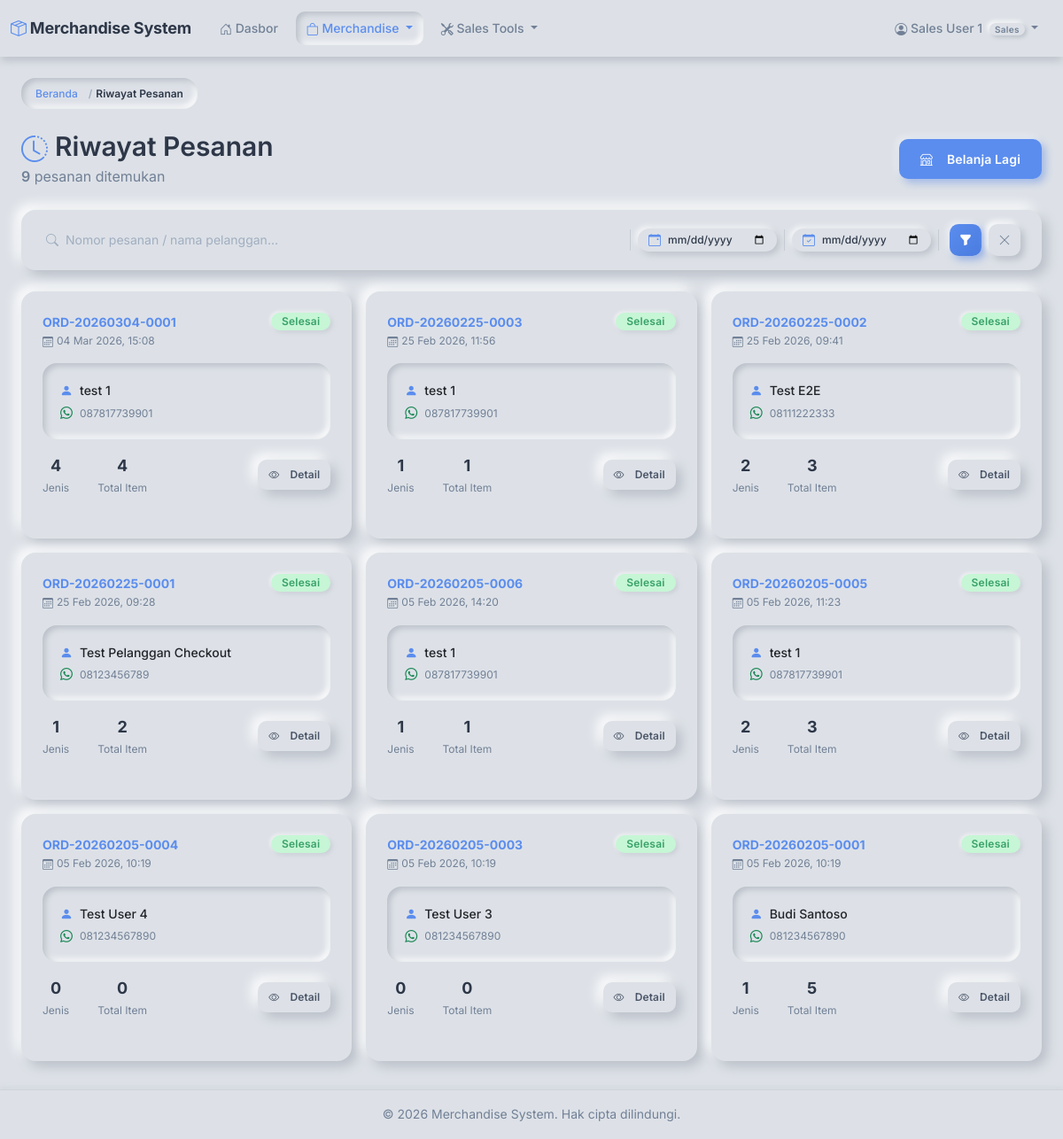
/orders/riwayat/ (signed in), run on the app's committed database.
### accounts/models.py (models this page shows, shortened)
class User(AbstractUser):
    class Role(models.TextChoices):
        ADMIN = 'ADMIN', 'Admin (Markom)'
        SALES = 'SALES', 'Sales'
    role = models.CharField(
        max_length=10,
        choices=Role.choices,
        default=Role.SALES,
        help_text='User role: ADMIN for Markom, SALES for sales team'
    )
    full_name = models.CharField(
        max_length=255,
        help_text='Full name of the user'
    )
    phone = models.CharField(
        max_length=20,
        blank=True,
        help_text='Phone number'
    )
    force_password_change = models.BooleanField(
        default=False,
        help_text='User must change password on next login'
    )
    class Meta:
        db_table = 'users'
        verbose_name = 'User'
        verbose_name_plural = 'Users'
        ordering = ['-date_joined']
    @property
    def is_admin(self):
        return self.role == self.Role.ADMIN
    @property
    def is_sales(self):
        return self.role == self.Role.SALES

### orders/models.py (models this page shows, shortened)
class Order(models.Model):
    order_number = models.CharField(
        max_length=50,
        unique=True,
        help_text='Auto-generated order number (ORD-YYYYMMDD-XXXX)'
    )
    customer_name = models.CharField(
        max_length=200,
        help_text='Customer full name'
    )
    customer_phone = models.CharField(
        max_length=20,
        help_text='Customer WhatsApp number'
    )
    sales_user = models.ForeignKey(
        settings.AUTH_USER_MODEL,
        on_delete=models.PROTECT,
        related_name='orders',
        help_text='Sales user who created this order'
    )
    notes = models.TextField(
        blank=True,
        help_text='Additional notes or comments'
    )
    created_at = models.DateTimeField(
        auto_now_add=True,
        help_text='Order creation timestamp'
    )
    class Meta:
        db_table = 'orders'
        verbose_name = 'Order'
        verbose_name_plural = 'Orders'
        ordering = ['-created_at']

### orders/cart_views.py (the view)
# urls.py: path('riwayat/', cart_views.my_orders, name='my_orders'),
@sales_required
def my_orders(request):
    from django.db.models import Count, Sum, Q
    from orders.models import Order
    search = request.GET.get('search', '')
    date_from = request.GET.get('date_from', '')
    date_to = request.GET.get('date_to', '')
    orders = (
        Order.objects
        .filter(sales_user=request.user)
        .select_related('sales_user')
        .annotate(
            item_count=Count('items'),
            total_quantity=Sum('items__quantity'),
        )
        .order_by('-created_at')
    )
    if search:
        orders = orders.filter(
            Q(order_number__icontains=search) |
            Q(customer_name__icontains=search) |
            Q(customer_phone__icontains=search)
        )
    if date_from:
        orders = orders.filter(created_at__date__gte=date_from)
    if date_to:
        orders = orders.filter(created_at__date__lte=date_to)
    context = {
        'orders': orders,
        'search': search,
        'date_from': date_from,
        'date_to': date_to,
        'total_count': orders.count(),
    }
    return render(request, 'orders/my_orders.html', context)

### orders/cart.py (called while the page is built)
    def get_total_quantity(self):
        return sum(item.get('quantity', 0) for item in self.cart.values())

    def get_total_unique(self):
        return len(self.cart)

### orders/context_processors.py (called while the page is built)
def cart_context(request):
    if request.user.is_authenticated and hasattr(request.user, 'is_sales') and request.user.is_sales:
        cart = Cart(request)
        return {
            'navbar_cart_total': cart.get_total_quantity(),
            'navbar_cart_unique': cart.get_total_unique(),
        }
    return {
        'navbar_cart_total': 0,
        'navbar_cart_unique': 0,
    }

### templates/orders/my_orders.html (shortened to what this page needs)
{% extends 'base.html' %}
{% block content %}
<div class="container-fluid">
    <nav aria-label="breadcrumb" class="mb-3">
        <ol class="breadcrumb breadcrumb-neu">
            <li class="breadcrumb-item"><a href="{% url 'dashboard:home' %}">Beranda</a></li>
            <li class="breadcrumb-item active">Riwayat Pesanan</li>
        </ol>
    </nav>
    <div class="row mb-4 align-items-center">
        <div class="col">
            <h2 class="mb-1">
                <i class="bi bi-clock-history me-2" style="color: var(--color-accent);"></i>Riwayat Pesanan
            </h2>
            <p class="text-muted mb-0">
                <span class="fw-semibold">{{ total_count }}</span> pesanan ditemukan
            </p>
        </div>
        <div class="col-12 col-md-auto mt-3 mt-md-0">
            <a href="{% url 'orders:shop' %}" class="btn btn-primary w-100 w-md-auto">
                <i class="bi bi-shop me-2"></i>Belanja Lagi
            </a>
        </div>
    </div>
    <div class="compact-filter-bar mb-4">
        <form method="get" class="compact-filter-form">
            <div class="compact-filter-field compact-filter-search">
                <i class="bi bi-search compact-filter-icon"></i>
                <input type="text" name="search" class="compact-filter-input"
                       value="{{ search }}"
                       placeholder="Nomor pesanan / nama pelanggan..."
                       maxlength="100">
            </div>
            <div class="compact-filter-date-wrap">
                <label class="compact-filter-date-pill">
                    <i class="bi bi-calendar-event compact-filter-icon"></i>
                    <input type="date" name="date_from" class="compact-filter-date"
                           title="Dari Tanggal" value="{{ date_from }}">
                </label>
            </div>
            <div class="compact-filter-date-wrap">
                <label class="compact-filter-date-pill">
                    <i class="bi bi-calendar-check compact-filter-icon"></i>
                    <input type="date" name="date_to" class="compact-filter-date"
                           title="Sampai Tanggal" value="{{ date_to }}">
                </label>
            </div>
            <div class="compact-filter-actions">
                <button type="submit" class="compact-filter-btn compact-filter-btn-primary" title="Terapkan Filter">
                    <i class="bi bi-funnel-fill"></i>
                </button>
                <a href="{% url 'orders:my_orders' %}" class="compact-filter-btn compact-filter-btn-reset" title="Reset Filter">
                    <i class="bi bi-x-lg"></i>
                </a>
            </div>
        </form>
    </div>
    {% if orders %}
    <div class="row g-3">
        {% for order in orders %}
        <div class="col-12 col-sm-6 col-lg-4">
            <div class="card h-100 order-card"
                 onclick="window.location='{% url 'orders:order_detail' order.pk %}'">
                <div class="card-body p-4">
                    <div class="d-flex justify-content-between align-items-start mb-3">
                        <div>
                            <div class="fw-bold text-accent" style="font-size: var(--text-sm);">
                                {{ order.order_number }}
                            </div>
                            <div class="text-muted" style="font-size: var(--text-xs);">
                                <i class="bi bi-calendar3 me-1"></i>{{ order.created_at|date:"d M Y, H:i" }}
                            </div>
                        </div>
                        <span class="badge bg-success">Selesai</span>
                    </div>
                    <div class="neu-inset-box mb-3">
                        <div class="d-flex align-items-center gap-2 mb-1">
                            <i class="bi bi-person-fill text-accent" style="font-size: var(--text-sm);"></i>
                            <span class="fw-medium text-overflow-ellipsis d-block" style="font-size: var(--text-sm); max-width: 200px;" title="{{ order.customer_name }}">{{ order.customer_name|truncatechars:25 }}</span>
                        </div>
                        <div class="d-flex align-items-center gap-2">
                            <i class="bi bi-whatsapp text-success" style="font-size: var(--text-sm);"></i>
                            <span class="text-muted text-overflow-ellipsis d-block" style="font-size: var(--text-xs); max-width: 180px;" title="{{ order.customer_phone }}">{{ order.customer_phone|truncatechars:22 }}</span>
                        </div>
                    </div>
                    <div class="d-flex align-items-center gap-3">
                        <div class="text-center">
                            <div class="fw-bold" style="color: var(--color-text-dark); font-size: var(--text-lg);">
                                {{ order.item_count|default:"0" }}
                            </div>
                            <div class="text-muted" style="font-size: var(--text-xs);">Jenis</div>
                        </div>
                        <div class="text-center">
                            <div class="fw-bold" style="color: var(--color-text-dark); font-size: var(--text-lg);">
                                {{ order.total_quantity|default:"0" }}
                            </div>
                            <div class="text-muted" style="font-size: var(--text-xs);">Total Item</div>
                        </div>
                        <div class="ms-auto">
                            <a href="{% url 'orders:order_detail' order.pk %}"
                               class="btn btn-secondary btn-sm"
                               onclick="event.stopPropagation();"
                               title="Lihat Detail">
                                <i class="bi bi-eye me-1"></i>Detail
                            </a>
                        </div>
                    </div>
                </div>
            </div>
        </div>
        {% endfor %}
    </div>
    {% endif %}
</div>
{% endblock %}

### templates/base.html (shortened to what this page needs)
<!DOCTYPE html>
<html lang="id">
<head>
    <link href="https://cdn.jsdelivr.net/npm/bootstrap@5.3.0/dist/css/bootstrap.min.css" rel="stylesheet">
    <link rel="stylesheet" href="https://cdn.jsdelivr.net/npm/bootstrap-icons@1.11.0/font/bootstrap-icons.css">
    {% load static %}
    <link rel="stylesheet" href="{% static 'css/custom.css' %}">
</head>
<body>
    {% if user.is_authenticated %}
    <nav class="navbar navbar-expand-lg">
        <div class="container-fluid">
            <a class="navbar-brand" href="{% url 'dashboard:home' %}">
                <i class="bi bi-box-seam me-1" style="color: var(--color-accent);"></i>Merchandise System
            </a>
            <div class="collapse navbar-collapse" id="navbarNav">
                <ul class="navbar-nav me-auto">
                    <li class="nav-item">
                        <a class="nav-link {% if request.resolver_match.app_name == 'dashboard' %}active{% endif %}"
                           href="{% url 'dashboard:home' %}">
                            <i class="bi bi-house-door"></i> Dasbor
                        </a>
                    </li>
                    {% if user.is_sales %}
                    <li class="nav-item dropdown">
                        <a class="nav-link dropdown-toggle {% if request.resolver_match.app_name == 'orders' %}active{% endif %}"
                           href="#" id="merchandiseMenuDropdown" role="button" data-bs-toggle="dropdown" aria-expanded="false">
                            <i class="bi bi-bag"></i> Merchandise
                        </a>
                    </li>
                    <li class="nav-item dropdown">
                        <a class="nav-link dropdown-toggle {% if request.resolver_match.app_name == 'inventory' %}active{% endif %}"
                           href="#" id="toolsMenuDropdown" role="button" data-bs-toggle="dropdown" aria-expanded="false">
                            <i class="bi bi-tools"></i> Sales Tools
                        </a>
                    </li>
                    {% endif %}
                </ul>
                <ul class="navbar-nav">
                    <li class="nav-item dropdown">
                        <a class="nav-link dropdown-toggle" href="#" id="userDropdown"
                           role="button" data-bs-toggle="dropdown" aria-expanded="false">
                            <i class="bi bi-person-circle"></i>
                            {{ user.full_name }}
                            {% if user.is_admin %}
                                <span class="badge bg-primary ms-1 badge-role">Admin</span>
                            {% else %}
                                <span class="badge bg-secondary ms-1 badge-role">Sales</span>
                            {% endif %}
                        </a>
                    </li>
                </ul>
            </div>
        </div>
    </nav>
    {% endif %}
    <main class="{% if user.is_authenticated %}container-fluid py-4{% endif %}">
        {% block content %}{% endblock %}
    </main>
    {% if user.is_authenticated %}
    <footer>
        <div class="container-fluid">
            <p class="mb-0">&copy; {% now "Y" %} Merchandise System. Hak cipta dilindungi.</p>
        </div>
    </footer>
    {% endif %}
</body>
</html>

### data on the page
User: full_name "Sales User 1"
Order: order_number "ORD-20260304-0001", created_at "04 Mar 2026, 15:08", customer_name "test 1", customer_phone "087817739901", item_count "4", total_quantity "4"
Order: order_number "ORD-20260225-0003", created_at "25 Feb 2026, 11:56", customer_name "test 1", customer_phone "087817739901", item_count "1", total_quantity "1"
Order: order_number "ORD-20260225-0002", created_at "25 Feb 2026, 09:41", customer_name "Test E2E", customer_phone "08111222333", item_count "2", total_quantity "3"
Order: order_number "ORD-20260225-0001", created_at "25 Feb 2026, 09:28", customer_name "Test Pelanggan Checkout", customer_phone "08123456789", item_count "1", total_quantity "2"
Order: order_number "ORD-20260205-0006", created_at "05 Feb 2026, 14:20", customer_name "test 1", customer_phone "087817739901", item_count "1", total_quantity "1"
Order: order_number "ORD-20260205-0005", created_at "05 Feb 2026, 11:23", customer_name "test 1", customer_phone "087817739901", item_count "2", total_quantity "3"
Order: order_number "ORD-20260205-0004", created_at "05 Feb 2026, 10:19", customer_name "Test User 4", customer_phone "081234567890", item_count "0", total_quantity "0"
Order: order_number "ORD-20260205-0003", created_at "05 Feb 2026, 10:19", customer_name "Test User 3", customer_phone "081234567890", item_count "0", total_quantity "0"
Order: order_number "ORD-20260205-0001", created_at "05 Feb 2026, 10:19", customer_name "Budi Santoso", customer_phone "081234567890", item_count "1", total_quantity "5"

### other printed values
{{ total_count }} "9"
